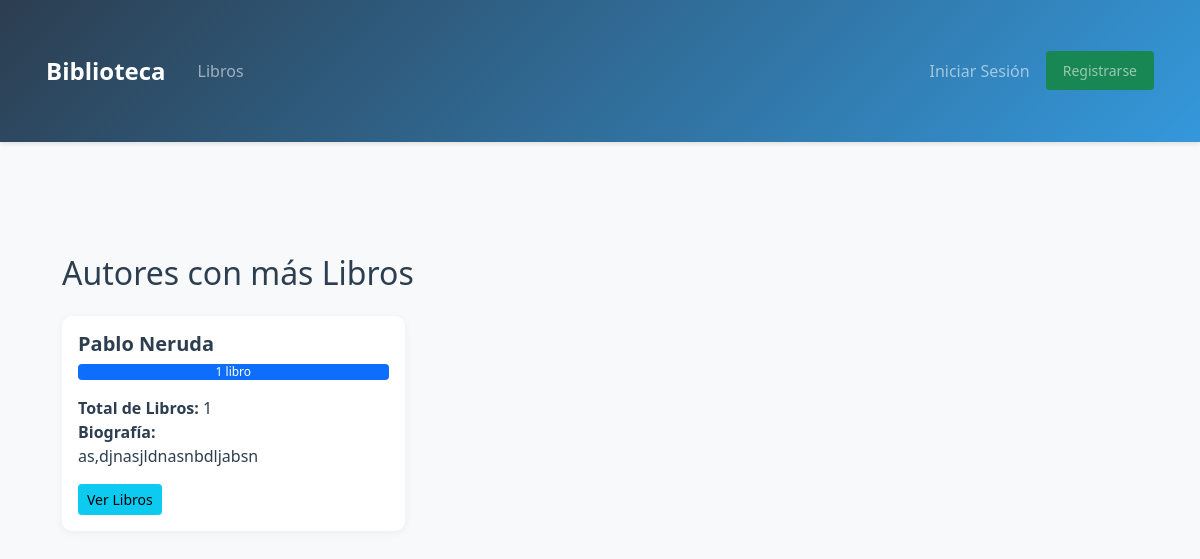
The page /libros/autores-ranking/ on the database its author committed.
### libros/models.py (models this page shows, shortened)
class Autor(models.Model):
    NACIONALIDADES = [
        ('AR', 'Argentina'),
        ('BO', 'Bolivia'),
        ('BR', 'Brasil'),
        ('CL', 'Chile'),
        ('CO', 'Colombia'),
        ('EC', 'Ecuador'),
        ('ES', 'España'),
        ('MX', 'México'),
        ('PE', 'Perú'),
        ('PY', 'Paraguay'),
        ('UY', 'Uruguay'),
        ('VE', 'Venezuela'),
        ('OT', 'Otra')
    ]
    nombre = models.CharField(max_length=100)
    apellido = models.CharField(max_length=100)
    nacionalidad = models.CharField(max_length=2, choices=NACIONALIDADES, default='OT')
    biografia = models.TextField(blank=True)
    class Meta:
        ordering = ['apellido', 'nombre']

### libros/views.py (the view)
# urls.py: path('autores-ranking/', views.autores_mas_libros, name='autores_mas_libros'),
def autores_mas_libros(request):
    autores = Autor.objects.annotate(num_libros=Count('libros')).order_by('-num_libros')
    return render(request, 'libros/autores_mas_libros.html', {'autores': autores})

### libros/templates/libros/autores_mas_libros.html (shortened to what this page needs)
{% extends 'base.html' %}
{% block content %}
<div class="container mt-4">
    <h2 class="mb-4">Autores con más Libros</h2>
    <div class="row">
        {% if autores %}
            {% for autor in autores %}
            <div class="col-md-4 mb-4">
                <div class="card h-100">
                    <div class="card-body">
                        <h5 class="card-title">{{ autor.nombre }} {{ autor.apellido }}</h5>
                        <div class="progress mb-3">
                            <div class="progress-bar" role="progressbar"
                                 style="width: {% widthratio autor.num_libros autores.0.num_libros 100 %}%"
                                 aria-valuenow="{{ autor.num_libros }}"
                                 aria-valuemin="0"
                                 aria-valuemax="{{ autores.0.num_libros }}">
                                {{ autor.num_libros }} libro{{ autor.num_libros|pluralize }}
                            </div>
                        </div>
                        <p class="card-text">
                            <strong>Total de Libros:</strong> {{ autor.num_libros }}<br>
                            {% if autor.biografia %}
                            <strong>Biografía:</strong><br>
                            {{ autor.biografia|truncatewords:30 }}
                            {% endif %}
                        </p>
                        <button type="button" class="btn btn-info btn-sm"
                                data-bs-toggle="modal"
                                data-bs-target="#autorModal{{ autor.id }}">
                            Ver Libros
                        </button>
                    </div>
                </div>
            </div>
            {% endfor %}
        {% else %}
            <div class="col-12">
                <div class="alert alert-info">
                    No hay autores registrados en el sistema.
                </div>
            </div>
        {% endif %}
    </div>
</div>
{% endblock %}

### static/css/styles.css (style rules this page uses)
:root { --primary-color: #2c3e50; --secondary-color: #3498db; --accent-color: #e74c3c; --background-color: #f8f9fa; --text-color: #2c3e50; }
body { background-color: var(--background-color); color: var(--text-color); font-family: 'Segoe UI', system-ui, -apple-system, sans-serif; }
.card { border: none; border-radius: 10px; background: white; box-shadow: 0 2px 10px rgba(0,0,0,0.05); }
.card-title { color: var(--primary-color); font-weight: 600; }
.container { padding: 2rem 1rem; }

### rows shown on the page
Autor: nombre "Pablo", apellido "Neruda", num_libros "1", biografia "as,djnasjldnasnbdljabsn"
